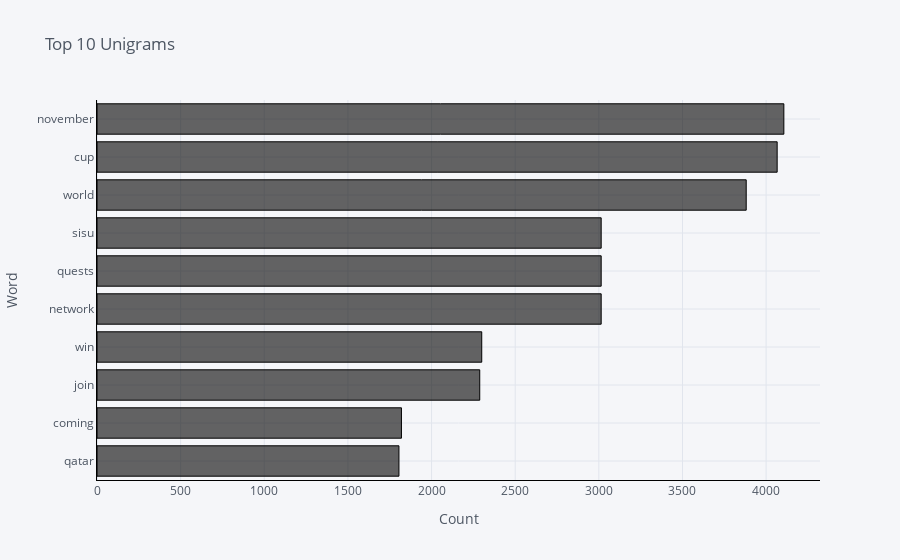
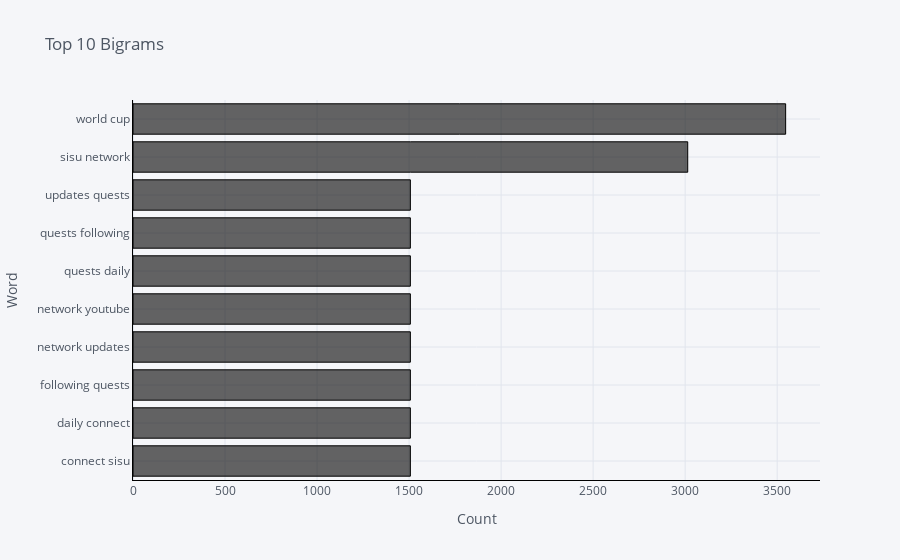

Write notebook code for charts like these, in order.
### Code cell
unigrams = get_top_n_gram(df['clean_tweets'],(1,1),10)
bigrams = get_top_n_gram(df['clean_tweets'],(2,2),10)

gender_1 = pd.DataFrame(unigrams, columns = ['Text' , 'count'])
gender_1.groupby('Text').sum()['count'].sort_values(ascending=True).iplot(
    kind='bar', xTitle='Count', yTitle='Word', linecolor='black',color='black', title='Top 10 Unigrams',orientation='h')

gender_2 = pd.DataFrame(bigrams, columns = ['Text' , 'count'])
gender_2.groupby('Text').sum()['count'].sort_values(ascending=True).iplot(
    kind='bar', xTitle='Count',  yTitle='Word', linecolor='black',color='black', title='Top 10 Bigrams',orientation='h')

### Figure 1 — Plotly figure (JSON) as saved in the notebook; plotly's stock layout.template omitted (floating-point values rounded to 4 significant figures)
{"data": [{"marker": {"color": "rgba(0, 0, 0, 0.6)", "line": {"color": "rgba(0, 0, 0, 1.0)", "width": 1}}, "name": "count", "orientation": "h", "text": "", "type": "bar", "x": [1805, 1820, 2288, 2300, 3014, 3014, 3014, 3881, 4066, 4106], "y": ["qatar", "coming", "join", "win", "network", "quests", "sisu", "world", "cup", "november"]}], "layout": {"legend": {"bgcolor": "#F5F6F9", "font": {"color": "#4D5663"}}, "paper_bgcolor": "#F5F6F9", "plot_bgcolor": "#F5F6F9", "title": {"font": {"color": "#4D5663"}, "text": "Top 10 Unigrams"}, "xaxis": {"gridcolor": "#E1E5ED", "linecolor": "black", "showgrid": true, "tickfont": {"color": "#4D5663"}, "title": {"font": {"color": "#4D5663"}, "text": "Count"}, "zerolinecolor": "#E1E5ED"}, "yaxis": {"gridcolor": "#E1E5ED", "linecolor": "black", "showgrid": true, "tickfont": {"color": "#4D5663"}, "title": {"font": {"color": "#4D5663"}, "text": "Word"}, "zerolinecolor": "#E1E5ED"}}}

### Figure 2 — Plotly figure (JSON) as saved in the notebook; plotly's stock layout.template omitted (floating-point values rounded to 4 significant figures)
{"data": [{"marker": {"color": "rgba(0, 0, 0, 0.6)", "line": {"color": "rgba(0, 0, 0, 1.0)", "width": 1}}, "name": "count", "orientation": "h", "text": "", "type": "bar", "x": [1507, 1507, 1507, 1507, 1507, 1507, 1507, 1507, 3014, 3546], "y": ["connect sisu", "daily connect", "following quests", "network updates", "network youtube", "quests daily", "quests following", "updates quests", "sisu network", "world cup"]}], "layout": {"legend": {"bgcolor": "#F5F6F9", "font": {"color": "#4D5663"}}, "paper_bgcolor": "#F5F6F9", "plot_bgcolor": "#F5F6F9", "title": {"font": {"color": "#4D5663"}, "text": "Top 10 Bigrams"}, "xaxis": {"gridcolor": "#E1E5ED", "linecolor": "black", "showgrid": true, "tickfont": {"color": "#4D5663"}, "title": {"font": {"color": "#4D5663"}, "text": "Count"}, "zerolinecolor": "#E1E5ED"}, "yaxis": {"gridcolor": "#E1E5ED", "linecolor": "black", "showgrid": true, "tickfont": {"color": "#4D5663"}, "title": {"font": {"color": "#4D5663"}, "text": "Word"}, "zerolinecolor": "#E1E5ED"}}}
